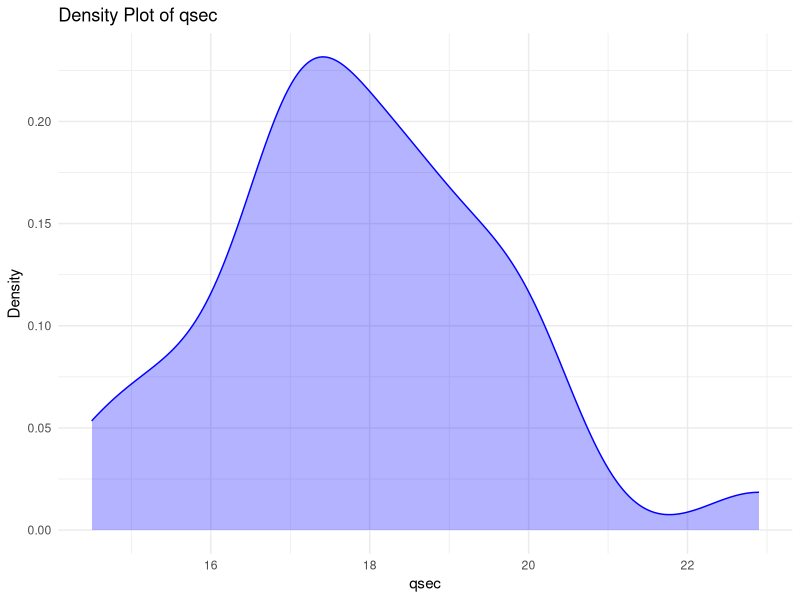
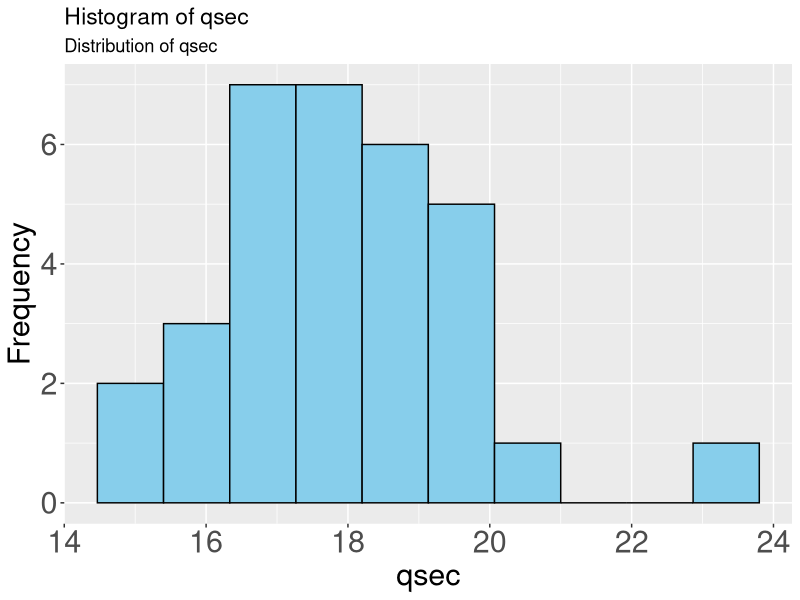
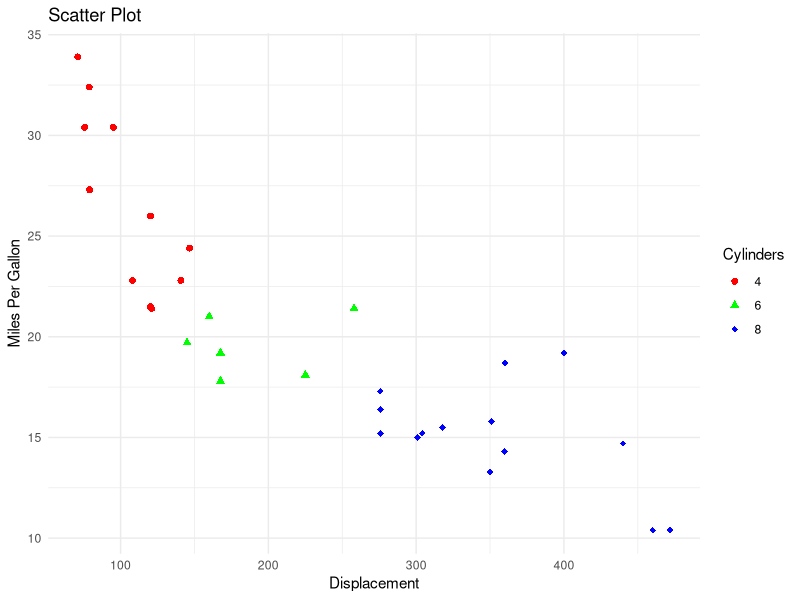
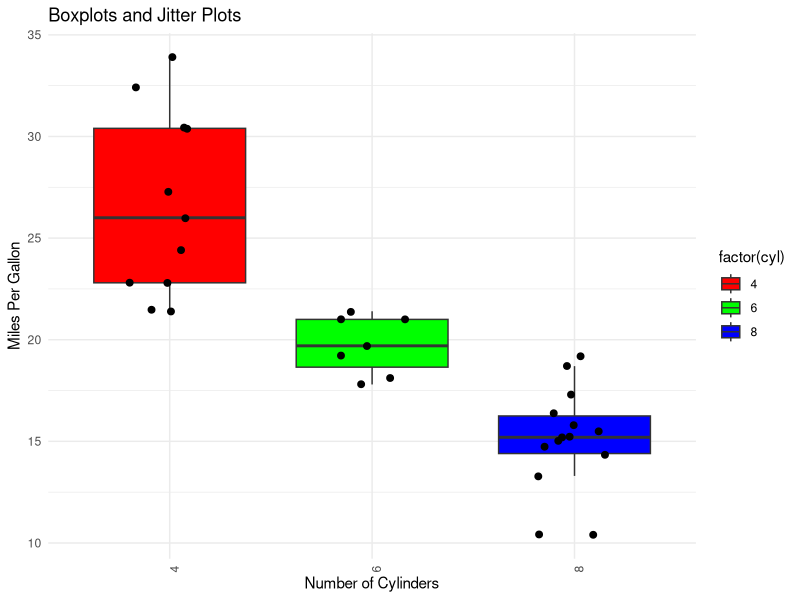
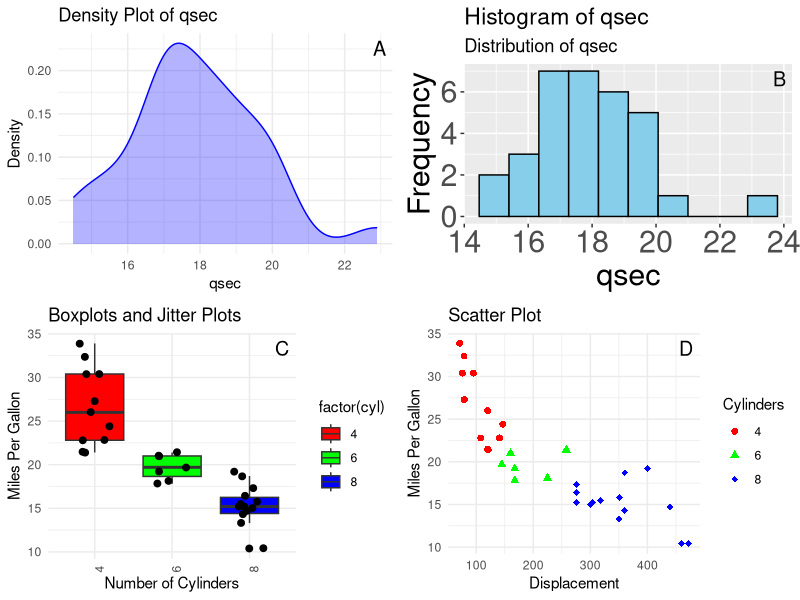

Recreate these plots in R, in order.
# Для датасета mtcars визуализировать:
# распределение qsec в виде гладкой линии и гистограммы (hist, plot-density-polygon)
# для гистограммы: подписать имена оси x, заголовок, подзаголовок, заполнить цветом гистограмму, задать другим цветом границы столбцов гистограммы. Увеличить размер шрифтов для осей в 2 раза (подписи и тики).

library(ggplot2)
library(gridExtra)

# Распределение qsec в виде гладкой линии и гистограммы
# Распределение qsec в виде гладкой линии и гистограммы
p1 <- ggplot(mtcars, aes(x = qsec)) +
  geom_density(color = "blue", fill = "blue", alpha = 0.3) +
  labs(x = "qsec", y = "Density", title = "Density Plot of qsec") +
  theme_minimal()
p1

p2 <- ggplot(mtcars, aes(x = qsec)) +
  geom_histogram(color = "black", fill = "skyblue", bins = 10) +
  labs(x = "qsec", y = "Frequency", 
       title = "Histogram of qsec",
       subtitle = "Distribution of qsec") +
  theme(axis.title = element_text(size = rel(2)),
        axis.text = element_text(size = rel(2)),
        plot.title = element_text(size = rel(1.5)),
        plot.subtitle = element_text(size = rel(1.2)))
p2


# 2
#точечный график, на котором будет отображаться зависимость mpg от disp (plot). Задать свой цвет, форму элементов для каждого значения cyl. Размер элементов должен быть равен 2.

p3 <- ggplot(mtcars, aes(x = disp, y = mpg, color = factor(cyl), shape = factor(cyl))) +
  geom_point(size = 2) +
  scale_color_manual(values = c("red", "green", "blue")) +
  scale_shape_manual(values = c(16, 17, 18)) +
  labs(x = "Displacement", y = "Miles Per Gallon", 
       title = "Scatter Plot",
       color = "Cylinders", shape = "Cylinders") +
  theme_minimal()
p3

# 3
# боксплоты+джиттерплоты mpg для каждого значения cyl(три боксплота на 1 графике, джиттерплоты наложены на боксплоты). Надписи по оси абсцисс развернуть под углом 90 градусов

p4 <- ggplot(mtcars, aes(x = factor(cyl), y = mpg)) +
  geom_boxplot(aes(fill = factor(cyl)), outlier.shape = NA) +
  geom_jitter(width = 0.2, size = 2, color = "black") +
  scale_fill_manual(values = c("red", "green", "blue")) +
  labs(x = "Number of Cylinders", y = "Miles Per Gallon", 
       title = "Boxplots and Jitter Plots") +
  theme_minimal() +
  theme(axis.text.x = element_text(angle = 90, hjust = 1))
p4

# доп уровень
# Построить график c 4 панелями, использовав графики, сделанные ранее: распределение в виде гладкой линии, гистограмму, боксплоты и точечный график.
# Добавить буквы A B C В на соотв. панели(верхний левый угол
p_combined <- grid.arrange(
  p1 + annotate("text", x = Inf, y = Inf, label = "A", vjust = 1.5, hjust = 1.5, size = 5, colour = "black"),
  p2 + annotate("text", x = Inf, y = Inf, label = "B", vjust = 1.5, hjust = 1.5, size = 5, colour = "black"),
  p4 + annotate("text", x = Inf, y = Inf, label = "C", vjust = 1.5, hjust = 1.5, size = 5, colour = "black"),
  p3 + annotate("text", x = Inf, y = Inf, label = "D", vjust = 1.5, hjust = 1.5, size = 5, colour = "black"),
  ncol = 2
)

